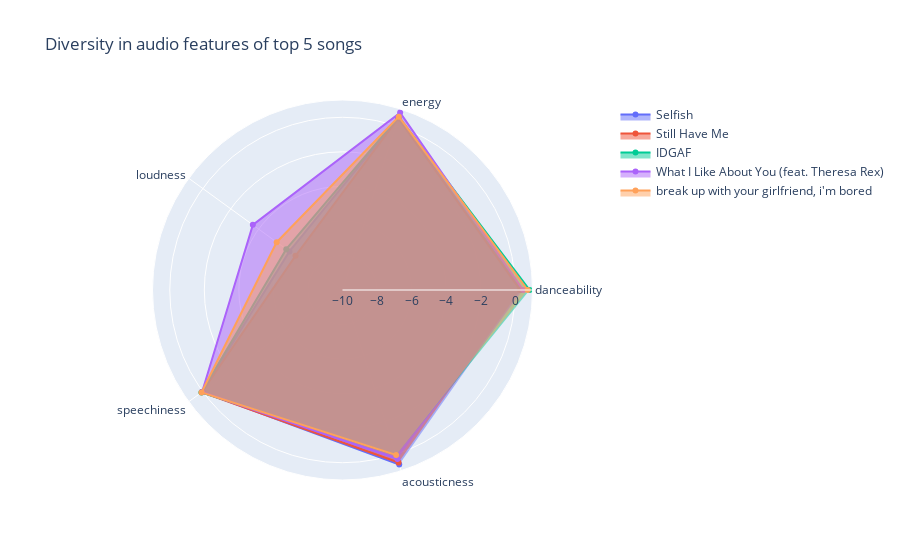

The cell this chart's notebook holds for it:
### Code cell
import plotly.graph_objects as go

categories = ['danceability','energy',
              'loudness', 'speechiness', 'acousticness']

fig = go.Figure()

fig.add_trace(
      go.Scatterpolar(
            r = [0.375, 0.461, -6.202, 0.0279, 0.6270],
            theta=categories,
            fill='toself',
            name='Selfish'
      )
)

fig.add_trace(go.Scatterpolar(
            r=[0.281, 0.462, -6.638, 0.0674, 0.4980],
            theta=categories,
            fill='toself',
            name='Still Have Me'
      )
)


fig.add_trace(go.Scatterpolar(
            r=[0.836, 0.544, -5.975, 0.0943, 0.0403],
            theta=categories,
            fill='toself',
            name='IDGAF'
      )
)

fig.add_trace(
      go.Scatterpolar(
            r = [0.460, 0.800, -3.584, 0.0500, 0.2890],
            theta=categories,
            fill = 'toself',
            name = 'What I Like About You (feat. Theresa Rex)'
      )
)

fig.add_trace(
      go.Scatterpolar(
            r = [0.726, 0.554, -5.290, 0.0917, 0.0421],
            theta = categories,
            fill='toself',
            name='break up with your girlfriend, i\'m bored'
      )
)

fig.update_layout(
      title = "Diversity in audio features of top 5 songs",
      polar=dict(
      radialaxis = dict(
            visible=True,
            range=[-10, 1]
            )
      ),
      showlegend=True
)
fig.show()

### Figure 1 — Plotly figure (JSON) as saved in the notebook; plotly's stock layout.template omitted (floating-point values rounded to 4 significant figures)
{"data": [{"fill": "toself", "name": "Selfish", "r": [0.375, 0.461, -6.202, 0.0279, 0.627], "theta": ["danceability", "energy", "loudness", "speechiness", "acousticness"], "type": "scatterpolar"}, {"fill": "toself", "name": "Still Have Me", "r": [0.281, 0.462, -6.638, 0.0674, 0.498], "theta": ["danceability", "energy", "loudness", "speechiness", "acousticness"], "type": "scatterpolar"}, {"fill": "toself", "name": "IDGAF", "r": [0.836, 0.544, -5.975, 0.0943, 0.0403], "theta": ["danceability", "energy", "loudness", "speechiness", "acousticness"], "type": "scatterpolar"}, {"fill": "toself", "name": "What I Like About You (feat. Theresa Rex)", "r": [0.46, 0.8, -3.584, 0.05, 0.289], "theta": ["danceability", "energy", "loudness", "speechiness", "acousticness"], "type": "scatterpolar"}, {"fill": "toself", "name": "break up with your girlfriend, i'm bored", "r": [0.726, 0.554, -5.29, 0.0917, 0.0421], "theta": ["danceability", "energy", "loudness", "speechiness", "acousticness"], "type": "scatterpolar"}], "layout": {"polar": {"radialaxis": {"range": [-10, 1], "visible": true}}, "showlegend": true, "title": {"text": "Diversity in audio features of top 5 songs"}}}
